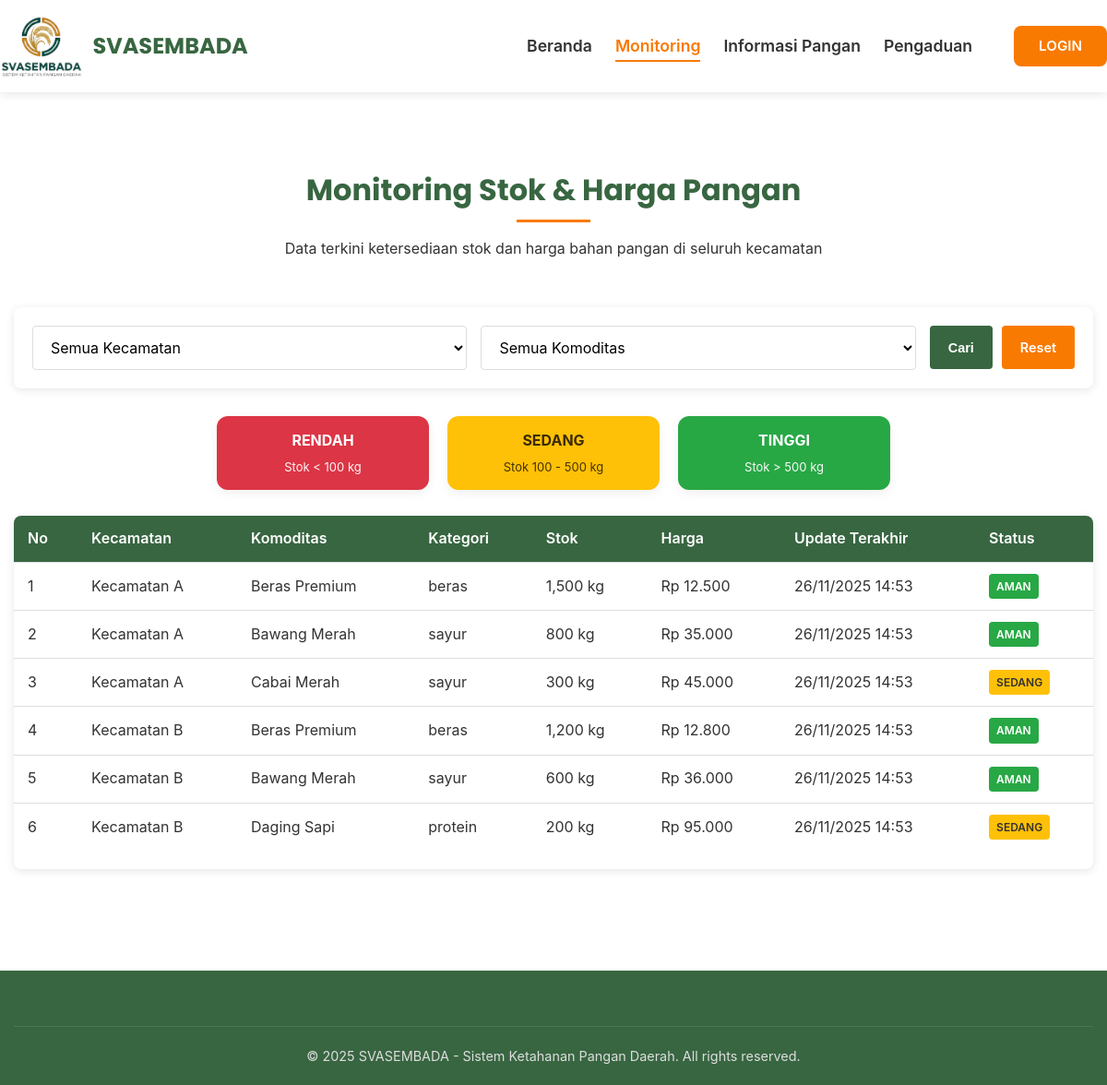
Page /pages/monitoring.php on the committed database.
### tables this page shows
CREATE TABLE monitoring (
    id_monitoring INT PRIMARY KEY AUTO_INCREMENT,
    id_user INT NOT NULL,
    id_komoditas INT NOT NULL,
    stok DECIMAL(10,2) NOT NULL,
    harga DECIMAL(10,2) NOT NULL,
    kecamatan VARCHAR(100) NOT NULL,
    tanggal_update TIMESTAMP DEFAULT CURRENT_TIMESTAMP,
    FOREIGN KEY (id_user) REFERENCES users(id_user),
    FOREIGN KEY (id_komoditas) REFERENCES komoditas(id_komoditas)
);

CREATE TABLE komoditas (
    id_komoditas INT PRIMARY KEY AUTO_INCREMENT,
    nama_komoditas VARCHAR(100) NOT NULL,
    kategori VARCHAR(50) NOT NULL,
    satuan VARCHAR(20) NOT NULL,
    created_at TIMESTAMP DEFAULT CURRENT_TIMESTAMP
);

### pages/monitoring.php (the view, shortened to what this page needs)
<?php
include '../config/koneksi.php';
$query = "SELECT m.*, k.nama_komoditas, k.satuan, k.kategori
          FROM monitoring m
          JOIN komoditas k ON m.id_komoditas = k.id_komoditas
          WHERE 1=1";
$query .= " ORDER BY m.tanggal_update DESC, m.kecamatan";
$result = mysqli_query($koneksi, $query);
?>
<!DOCTYPE html>
<html lang="id">
<head>
    <link rel="stylesheet" href="../assets/style.css">
</head>
<body>
   <header>
    <div class="container header-container">
       <div class="logo">
            <h1 class="brand">
                <img src="../assets/img/logo_svasembada.png" alt="SVASEMBADA" class="brand-logo">
                SVASEMBADA
            </h1>
        </div>
        <ul class="nav-menu">
            <li><a href="../index.php">Beranda</a></li>
            <li><a href="../pages/monitoring.php" class="active">Monitoring</a></li>
            <li><a href="../pages/informasi.php">Informasi Pangan</a></li>
            <li><a href="../pages/pengaduan.php">Pengaduan</a></li>
            <li><a href="../admin/login.php" class="btn btn-secondary btn-sm">LOGIN</a></li>
        </ul>
    </div>
</header>
    <main>
        <section class="section">
            <div class="container">
                <div class="section-title">
                    <h2>Monitoring Stok & Harga Pangan</h2>
                    <p>Data terkini ketersediaan stok dan harga bahan pangan di seluruh kecamatan</p>
                </div>
                <div class="filter-container">
                    <form method="GET" class="filter-form">
                        <div class="filter-group">
                            <select name="kecamatan" class="form-select">
                                <option value="">Semua Kecamatan</option>
                            </select>
                        </div>
                        <div class="filter-group">
                            <select name="komoditas" class="form-select">
                                <option value="">Semua Komoditas</option>
                            </select>
                        </div>
                        <div class="filter-group">
                            <button type="submit" class="btn btn-primary">Cari</button>
                            <a href="monitoring.php" class="btn btn-secondary">Reset</a>
                        </div>
                    </form>
                </div>
                <div class="status-box" role="list" aria-label="Keterangan status stok">
                    <div class="status status-red" role="listitem">RENDAH <small>Stok &lt; 100 kg</small></div>
                    <div class="status status-yellow" role="listitem">SEDANG <small>Stok 100 - 500 kg</small></div>
                    <div class="status status-green" role="listitem">TINGGI <small>Stok &gt; 500 kg</small></div>
                </div>
                <div class="table-container">
                    <table class="data-table">
                        <thead>
                            <tr>
                                <th>No</th>
                                <th>Kecamatan</th>
                                <th>Komoditas</th>
                                <th>Kategori</th>
                                <th>Stok</th>
                                <th>Harga</th>
                                <th>Update Terakhir</th>
                                <th>Status</th>
                            </tr>
                        </thead>
                        <tbody>
                            <?php if(mysqli_num_rows($result) > 0): ?>
                                <?php $no = 1; ?>
                                <?php while($row = mysqli_fetch_assoc($result)): ?>
                                    <tr>
                                        <td><?= $no++ ?></td>
                                        <td><?= $row['kecamatan'] ?></td>
                                        <td><?= $row['nama_komoditas'] ?></td>
                                        <td><?= $row['kategori'] ?></td>
                                        <td><?= number_format($row['stok']) ?> <?= $row['satuan'] ?></td>
                                        <td>Rp <?= number_format($row['harga'], 0, ',', '.') ?></td>
                                        <td><?= date('d/m/Y H:i', strtotime($row['tanggal_update'])) ?></td>
                                        <td>
                                            <?php
                                            $status_class = 'badge-success';
                                            $status_text = 'Aman';
                                            if ($row['stok'] < 100) {
                                                $status_class = 'badge-danger';
                                                $status_text = 'Rendah';
                                            } elseif ($row['stok'] < 500) {
                                                $status_class = 'badge-warning';
                                                $status_text = 'Sedang';
                                            }
                                            ?>
                                            <span class="badge <?= $status_class ?>"><?= $status_text ?></span>
                                        </td>
                                    </tr>
                                <?php endwhile; ?>
                            <?php else: ?>
                                <tr>
                                    <td colspan="8" style="text-align: center;">Tidak ada data monitoring</td>
                                </tr>
                            <?php endif; ?>
                        </tbody>
                    </table>
                </div>
            </div>
        </section>
    </main>
    <footer>
        <div class="container">
            <div class="copyright">
                <p>&copy; 2025 SVASEMBADA - Sistem Ketahanan Pangan Daerah. All rights reserved.</p>
            </div>
        </div>
    </footer>
</body>
</html>

### assets/style.css (style rules this page uses)
:root { --primary: #386641; --secondary: #F97A00; --accent: #FED16A; --light: #FFF4A4; --white: #ffffff; --dark: #333333; --gray: #f5f5f5; --danger: #dc3545; --success: #28a745; --info: #17a2b8; --warning: #ffc107; }
* { margin: 0; padding: 0; box-sizing: border-box; }
body { font-family: 'Inter', 'Open Sans', sans-serif; line-height: 1.6; color: var(--dark); background-color: var(--white); min-height: 100vh; display: flex; flex-direction: column; }
main { flex: 1; }
h1, h2, h3, h4, h5, h6 { font-family: 'Poppins', 'Montserrat', sans-serif; margin-bottom: 1rem; }
a { text-decoration: none; color: var(--primary); transition: color 0.3s ease; }
.container { width: 100%; max-width: 1200px; margin: 0 auto; padding: 0 15px; }
.btn { display: inline-block; padding: 10px 20px; border: 2px solid transparent; border-radius: 4px; cursor: pointer; font-weight: 600; transition: all 0.3s ease; text-decoration: none; text-align: center; font-size: 0.9rem; }
.btn-primary { background-color: var(--primary); color: var(--white); }
.btn-secondary { background-color: var(--secondary); color: var(--white); }
.btn-secondary.btn-sm { padding: 8px 25px; font-size: 0.95rem; color: var(--white); border-radius: 8px; }
.btn-sm { padding: 8px 20px; font-size: 0.8rem; }
header { background-color: var(--white); box-shadow: 0 2px 10px rgba(0,0,0,0.1); position: sticky; top: 0; z-index: 1000; }
.header-container { display: flex; justify-content: space-between; align-items: center; padding: 15px 0; }
.logo { display: flex; align-items: center; }
.brand { font-family: 'poppins'; font-weight: 700; display: flex; align-items: center; gap: 10px; }
.brand-logo { height: 70px; width: auto; display: block; }
.logo h1 { margin: 0; font-size: 1.5rem; color: var(--primary); }
.nav-menu { display: flex; list-style: none; align-items: center; }
.nav-menu li { margin-left: 25px; font-size: 1.1rem; }
.nav-menu li:last-child { margin-left: 45px; }
.nav-menu a { color: var(--light-bg); font-weight: 600; padding: 5px 0; transition: all 0.3s ease; border-bottom: 2px solid transparent; position: relative; }
.nav-menu a.active { color: var(--secondary); border-bottom: 2px solid var(--secondary); background: none; }
.section { padding: 80px 0; }
.section-title { text-align: center; margin-bottom: 50px; }
.section-title h2 { font-size: 2rem; color: var(--primary); position: relative; display: inline-block; padding-bottom: 10px; }
.section-title h2::after { content: ''; position: absolute; bottom: 0; left: 50%; transform: translateX(-50%); width: 80px; height: 3px; background-color: var(--secondary); }
footer { background-color: var(--primary); color: var(--white); padding: 60px 0 20px; margin-top: auto; }
.copyright { text-align: center; padding-top: 20px; border-top: 1px solid rgba(255,255,255,0.1); font-size: 0.9rem; color: #ddd; }
.form-select { width: 100%; padding: 12px 15px; border: 1px solid #ddd; border-radius: 4px; font-size: 1rem; background-color: white; font-family: inherit; }
.table-container { overflow-x: auto; margin-bottom: 30px; background: var(--white); border-radius: 8px; box-shadow: 0 2px 10px rgba(0,0,0,0.1); }
.data-table { width: 100%; border-collapse: collapse; margin-bottom: 20px; }
.data-table th, .data-table td { padding: 12px 15px; text-align: left; border-bottom: 1px solid #ddd; }
.data-table th { background-color: var(--primary); color: var(--white); font-weight: 600; position: sticky; top: 0; }
.data-table tr:last-child td { border-bottom: none; }
.badge { display: inline-block; padding: 4px 8px; border-radius: 4px; font-size: 0.75rem; font-weight: 600; text-transform: uppercase; }
.badge-success { background-color: var(--success); color: white; }
.badge-warning { background-color: var(--warning); color: var(--dark); }
.filter-container { background-color: var(--white); padding: 20px; border-radius: 8px; box-shadow: 0 2px 10px rgba(0,0,0,0.1); margin-bottom: 30px; }
.filter-form { display: grid; grid-template-columns: repeat(auto-fit, minmax(200px, 1fr)); gap: 15px; align-items: end; }
.filter-group { margin-bottom: 0; }

### rows in the picture
monitoring: kecamatan "Kecamatan A", id_komoditas.nama_komoditas "Beras Premium", id_komoditas.kategori "beras", stok "1,500", id_komoditas.satuan "kg", harga "12.500", tanggal_update "26/11/2025 14:53", status_text "AMAN"
monitoring: kecamatan "Kecamatan A", id_komoditas.nama_komoditas "Bawang Merah", id_komoditas.kategori "sayur", stok "800", id_komoditas.satuan "kg", harga "35.000", tanggal_update "26/11/2025 14:53", status_text "AMAN"
monitoring: kecamatan "Kecamatan A", id_komoditas.nama_komoditas "Cabai Merah", id_komoditas.kategori "sayur", stok "300", id_komoditas.satuan "kg", harga "45.000", tanggal_update "26/11/2025 14:53", stok "SEDANG"
monitoring: kecamatan "Kecamatan B", id_komoditas.nama_komoditas "Beras Premium", id_komoditas.kategori "beras", stok "1,200", id_komoditas.satuan "kg", harga "12.800", tanggal_update "26/11/2025 14:53", status_text "AMAN"
monitoring: kecamatan "Kecamatan B", id_komoditas.nama_komoditas "Bawang Merah", id_komoditas.kategori "sayur", stok "600", id_komoditas.satuan "kg", harga "36.000", tanggal_update "26/11/2025 14:53", status_text "AMAN"
monitoring: kecamatan "Kecamatan B", id_komoditas.nama_komoditas "Daging Sapi", id_komoditas.kategori "protein", stok "200", id_komoditas.satuan "kg", harga "95.000", tanggal_update "26/11/2025 14:53", stok "SEDANG"
